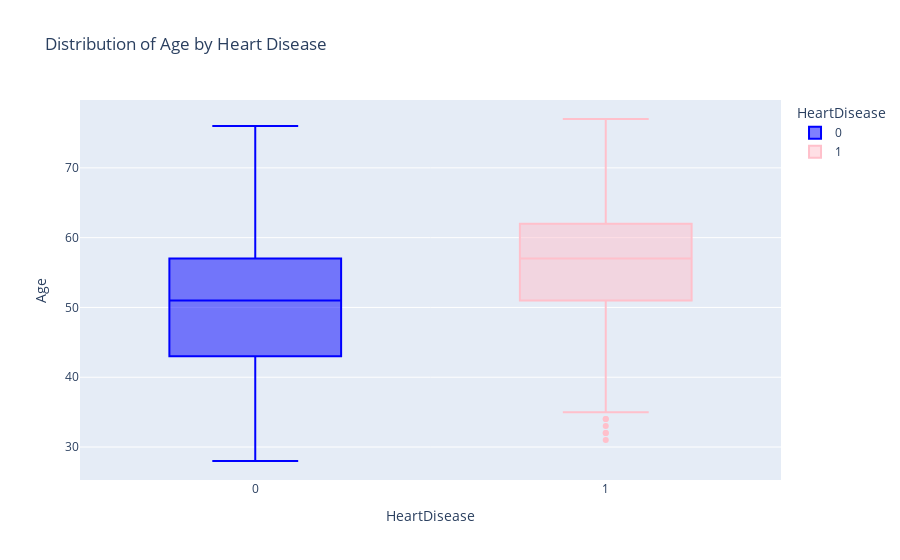
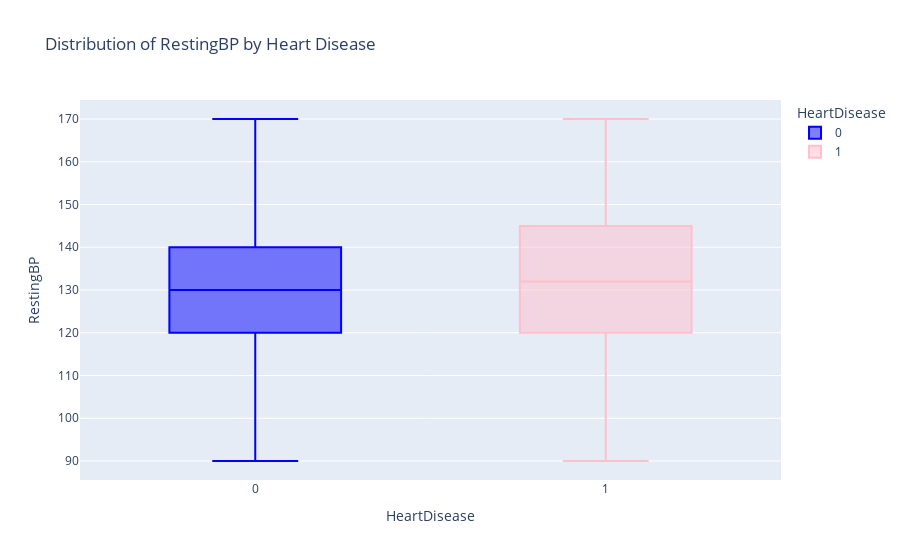
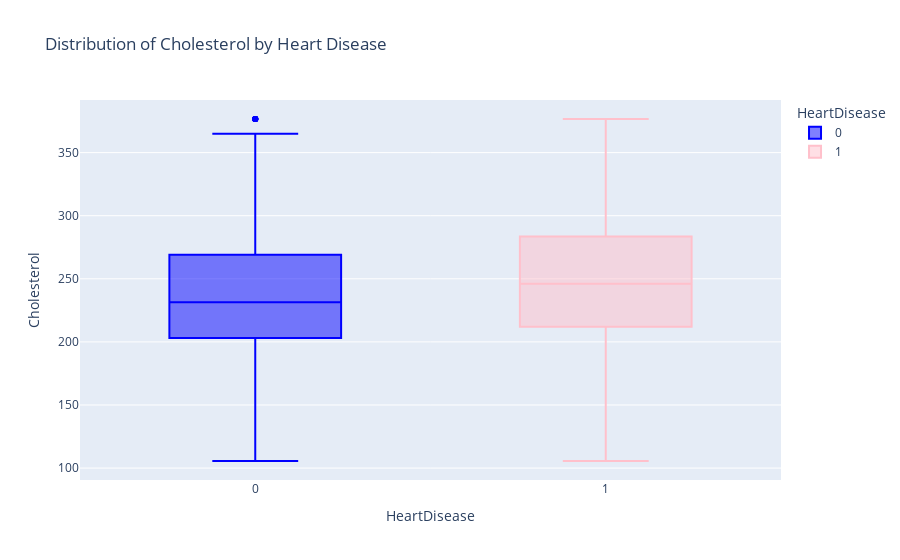
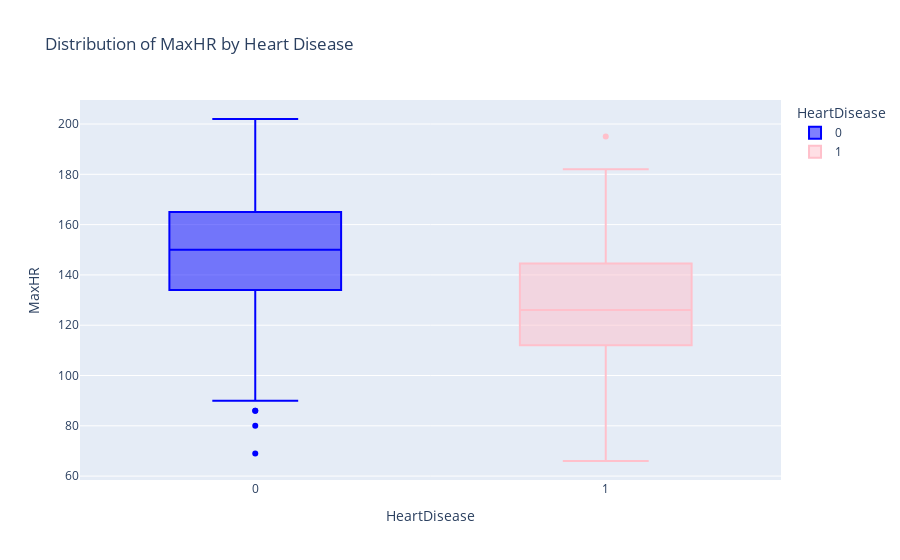

Write notebook code for charts like these, in order.
### Code cell
#visualize impact of outlier treatment
cols = ["Age", "RestingBP", "Cholesterol", "MaxHR", "Oldpeak"]

for c in cols:
    fig = px.box(df, 
                 y=c, 
                 x="HeartDisease", 
                 color="HeartDisease",
                 color_discrete_map={0:'blue', 1:'pink'},
                 title=f"Distribution of {c} by Heart Disease")
    fig.show()

### Figure 1 — Plotly figure (JSON) as saved in the notebook; plotly's stock layout.template omitted (floating-point values rounded to 4 significant figures; data arrays with more than 128 entries replaced by an {"elided": "..."} marker saying what was removed)
{"data": [{"alignmentgroup": "True", "hovertemplate": "HeartDisease=%{x}<br>Age=%{y}<extra></extra>", "legendgroup": "0", "marker": {"color": "blue"}, "name": "0", "notched": false, "offsetgroup": "0", "orientation": "v", "showlegend": true, "type": "box", "x": {"elided": "410 int values"}, "x0": " ", "xaxis": "x", "y": {"elided": "410 float values"}, "y0": " ", "yaxis": "y"}, {"alignmentgroup": "True", "hovertemplate": "HeartDisease=%{x}<br>Age=%{y}<extra></extra>", "legendgroup": "1", "marker": {"color": "pink"}, "name": "1", "notched": false, "offsetgroup": "1", "orientation": "v", "showlegend": true, "type": "box", "x": {"elided": "508 int values"}, "x0": " ", "xaxis": "x", "y": {"elided": "508 float values"}, "y0": " ", "yaxis": "y"}], "layout": {"boxmode": "overlay", "legend": {"title": {"text": "HeartDisease"}, "tracegroupgap": 0}, "title": {"text": "Distribution of Age by Heart Disease"}, "xaxis": {"anchor": "y", "categoryarray": [0, 1], "categoryorder": "array", "domain": [0, 1], "title": {"text": "HeartDisease"}}, "yaxis": {"anchor": "x", "domain": [0, 1], "title": {"text": "Age"}}}}

### Figure 2 — Plotly figure (JSON) as saved in the notebook; plotly's stock layout.template omitted (floating-point values rounded to 4 significant figures; data arrays with more than 128 entries replaced by an {"elided": "..."} marker saying what was removed)
{"data": [{"alignmentgroup": "True", "hovertemplate": "HeartDisease=%{x}<br>RestingBP=%{y}<extra></extra>", "legendgroup": "0", "marker": {"color": "blue"}, "name": "0", "notched": false, "offsetgroup": "0", "orientation": "v", "showlegend": true, "type": "box", "x": {"elided": "410 int values"}, "x0": " ", "xaxis": "x", "y": {"elided": "410 float values"}, "y0": " ", "yaxis": "y"}, {"alignmentgroup": "True", "hovertemplate": "HeartDisease=%{x}<br>RestingBP=%{y}<extra></extra>", "legendgroup": "1", "marker": {"color": "pink"}, "name": "1", "notched": false, "offsetgroup": "1", "orientation": "v", "showlegend": true, "type": "box", "x": {"elided": "508 int values"}, "x0": " ", "xaxis": "x", "y": {"elided": "508 float values"}, "y0": " ", "yaxis": "y"}], "layout": {"boxmode": "overlay", "legend": {"title": {"text": "HeartDisease"}, "tracegroupgap": 0}, "title": {"text": "Distribution of RestingBP by Heart Disease"}, "xaxis": {"anchor": "y", "categoryarray": [0, 1], "categoryorder": "array", "domain": [0, 1], "title": {"text": "HeartDisease"}}, "yaxis": {"anchor": "x", "domain": [0, 1], "title": {"text": "RestingBP"}}}}

### Figure 3 — Plotly figure (JSON) as saved in the notebook; plotly's stock layout.template omitted (floating-point values rounded to 4 significant figures; data arrays with more than 128 entries replaced by an {"elided": "..."} marker saying what was removed)
{"data": [{"alignmentgroup": "True", "hovertemplate": "HeartDisease=%{x}<br>Cholesterol=%{y}<extra></extra>", "legendgroup": "0", "marker": {"color": "blue"}, "name": "0", "notched": false, "offsetgroup": "0", "orientation": "v", "showlegend": true, "type": "box", "x": {"elided": "410 int values"}, "x0": " ", "xaxis": "x", "y": {"elided": "410 float values"}, "y0": " ", "yaxis": "y"}, {"alignmentgroup": "True", "hovertemplate": "HeartDisease=%{x}<br>Cholesterol=%{y}<extra></extra>", "legendgroup": "1", "marker": {"color": "pink"}, "name": "1", "notched": false, "offsetgroup": "1", "orientation": "v", "showlegend": true, "type": "box", "x": {"elided": "508 int values"}, "x0": " ", "xaxis": "x", "y": {"elided": "508 float values"}, "y0": " ", "yaxis": "y"}], "layout": {"boxmode": "overlay", "legend": {"title": {"text": "HeartDisease"}, "tracegroupgap": 0}, "title": {"text": "Distribution of Cholesterol by Heart Disease"}, "xaxis": {"anchor": "y", "categoryarray": [0, 1], "categoryorder": "array", "domain": [0, 1], "title": {"text": "HeartDisease"}}, "yaxis": {"anchor": "x", "domain": [0, 1], "title": {"text": "Cholesterol"}}}}

### Figure 4 — Plotly figure (JSON) as saved in the notebook; plotly's stock layout.template omitted (floating-point values rounded to 4 significant figures; data arrays with more than 128 entries replaced by an {"elided": "..."} marker saying what was removed)
{"data": [{"alignmentgroup": "True", "hovertemplate": "HeartDisease=%{x}<br>MaxHR=%{y}<extra></extra>", "legendgroup": "0", "marker": {"color": "blue"}, "name": "0", "notched": false, "offsetgroup": "0", "orientation": "v", "showlegend": true, "type": "box", "x": {"elided": "410 int values"}, "x0": " ", "xaxis": "x", "y": {"elided": "410 float values"}, "y0": " ", "yaxis": "y"}, {"alignmentgroup": "True", "hovertemplate": "HeartDisease=%{x}<br>MaxHR=%{y}<extra></extra>", "legendgroup": "1", "marker": {"color": "pink"}, "name": "1", "notched": false, "offsetgroup": "1", "orientation": "v", "showlegend": true, "type": "box", "x": {"elided": "508 int values"}, "x0": " ", "xaxis": "x", "y": {"elided": "508 float values"}, "y0": " ", "yaxis": "y"}], "layout": {"boxmode": "overlay", "legend": {"title": {"text": "HeartDisease"}, "tracegroupgap": 0}, "title": {"text": "Distribution of MaxHR by Heart Disease"}, "xaxis": {"anchor": "y", "categoryarray": [0, 1], "categoryorder": "array", "domain": [0, 1], "title": {"text": "HeartDisease"}}, "yaxis": {"anchor": "x", "domain": [0, 1], "title": {"text": "MaxHR"}}}}
